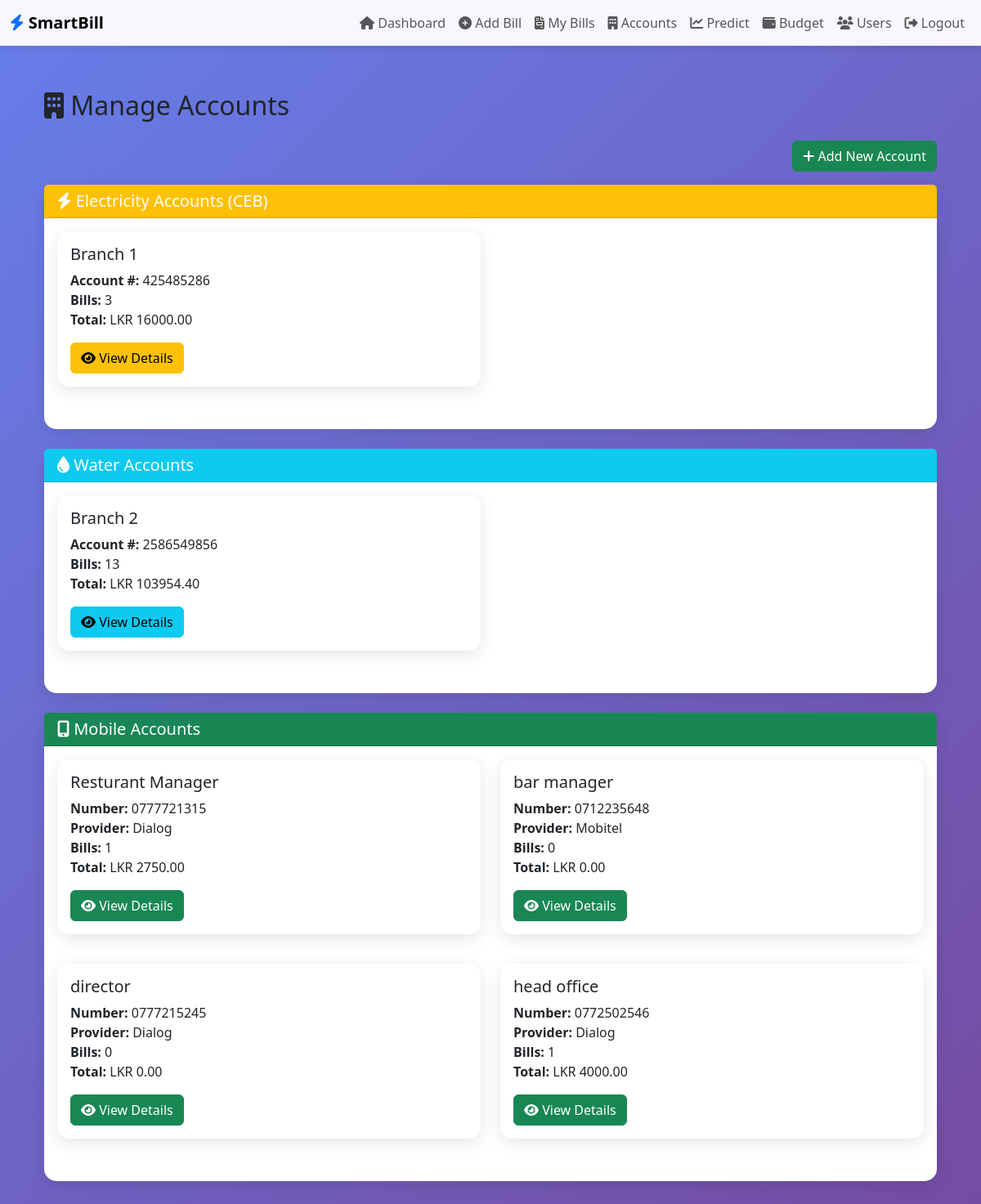
/accounts/ (signed in), run on the app's committed database.
### bills/models.py (models this page shows, shortened)
class UtilityAccount(models.Model):
    UTILITY_TYPES = [
        ('electricity', 'Electricity'),
        ('water', 'Water'),
        ('mobile', 'Mobile'),
    ]
    user = models.ForeignKey(User, on_delete=models.CASCADE)
    utility_type = models.CharField(max_length=20, choices=UTILITY_TYPES)
    account_number = models.CharField(max_length=100)
    account_name = models.CharField(max_length=200, help_text="e.g., Head Office, Restaurant, Pool")
    provider = models.CharField(max_length=100, blank=True, help_text="For mobile: Dialog, Mobitel, etc.")
    is_active = models.BooleanField(default=True)
    created_at = models.DateTimeField(auto_now_add=True)
    class Meta:
        ordering = ['utility_type', 'account_name']
        unique_together = ['user', 'utility_type', 'account_number']
    def get_bill_count(self):
        return self.bills.count()
    def get_total_amount(self):
        from django.db.models import Sum
        return self.bills.aggregate(total=Sum('bill_amount'))['total'] or 0

### bills/views.py (the view)
# urls.py: path('accounts/', views.manage_accounts, name='manage_accounts'),
@login_required
def manage_accounts(request):
    electricity_accounts = UtilityAccount.objects.filter(
        utility_type='electricity',
        is_active=True
    )
    water_accounts = UtilityAccount.objects.filter(
        utility_type='water',
        is_active=True
    )
    mobile_accounts = UtilityAccount.objects.filter(
        utility_type='mobile',
        is_active=True
    )
    context = {
        'electricity_accounts': electricity_accounts,
        'water_accounts': water_accounts,
        'mobile_accounts': mobile_accounts,
    }
    return render(request, 'bills/manage_accounts.html', context)

### bills/templates/bills/manage_accounts.html
{% extends 'bills/base.html' %}
{% block content %}
<div class="container-fluid mt-4">
    <h2 class="mb-4"><i class="fas fa-building"></i> Manage Accounts</h2>
    <div class="text-end mb-3">
        <a href="{% url 'add_account' %}" class="btn btn-success">
            <i class="fas fa-plus"></i> Add New Account
        </a>
    </div>
    <div class="card mb-4">
        <div class="card-header bg-warning text-white">
            <h5 class="mb-0"><i class="fas fa-bolt"></i> Electricity Accounts (CEB)</h5>
        </div>
        <div class="card-body">
            {% if electricity_accounts %}
            <div class="row">
                {% for account in electricity_accounts %}
                <div class="col-md-6 mb-3">
                    <div class="card border-warning">
                        <div class="card-body">
                            <h5 class="card-title">{{ account.account_name }}</h5>
                            <p class="card-text">
                                <strong>Account #:</strong> {{ account.account_number }}<br>
                                <strong>Bills:</strong> {{ account.get_bill_count }}<br>
                                <strong>Total:</strong> LKR {{ account.get_total_amount|floatformat:2 }}
                            </p>
                            <a href="{% url 'account_detail' account.id %}" class="btn btn-warning">
                                <i class="fas fa-eye"></i> View Details
                            </a>
                        </div>
                    </div>
                </div>
                {% endfor %}
            </div>
            {% else %}
            <p class="text-muted">No electricity accounts yet. <a href="{% url 'add_account' %}">Add one</a></p>
            {% endif %}
        </div>
    </div>
    <div class="card mb-4">
        <div class="card-header bg-info text-white">
            <h5 class="mb-0"><i class="fas fa-tint"></i> Water Accounts</h5>
        </div>
        <div class="card-body">
            {% if water_accounts %}
            <div class="row">
                {% for account in water_accounts %}
                <div class="col-md-6 mb-3">
                    <div class="card border-info">
                        <div class="card-body">
                            <h5 class="card-title">{{ account.account_name }}</h5>
                            <p class="card-text">
                                <strong>Account #:</strong> {{ account.account_number }}<br>
                                <strong>Bills:</strong> {{ account.get_bill_count }}<br>
                                <strong>Total:</strong> LKR {{ account.get_total_amount|floatformat:2 }}
                            </p>
                            <a href="{% url 'account_detail' account.id %}" class="btn btn-info">
                                <i class="fas fa-eye"></i> View Details
                            </a>
                        </div>
                    </div>
                </div>
                {% endfor %}
            </div>
            {% else %}
            <p class="text-muted">No water accounts yet. <a href="{% url 'add_account' %}">Add one</a></p>
            {% endif %}
        </div>
    </div>
    <div class="card mb-4">
        <div class="card-header bg-success text-white">
            <h5 class="mb-0"><i class="fas fa-mobile-alt"></i> Mobile Accounts</h5>
        </div>
        <div class="card-body">
            {% if mobile_accounts %}
            <div class="row">
                {% for account in mobile_accounts %}
                <div class="col-md-6 mb-3">
                    <div class="card border-success">
                        <div class="card-body">
                            <h5 class="card-title">{{ account.account_name }}</h5>
                            <p class="card-text">
                                <strong>Number:</strong> {{ account.account_number }}<br>
                                <strong>Provider:</strong> {{ account.provider }}<br>
                                <strong>Bills:</strong> {{ account.get_bill_count }}<br>
                                <strong>Total:</strong> LKR {{ account.get_total_amount|floatformat:2 }}
                            </p>
                            <a href="{% url 'account_detail' account.id %}" class="btn btn-success">
                                <i class="fas fa-eye"></i> View Details
                            </a>
                        </div>
                    </div>
                </div>
                {% endfor %}
            </div>
            {% else %}
            <p class="text-muted">No mobile accounts yet. <a href="{% url 'add_account' %}">Add one</a></p>
            {% endif %}
        </div>
    </div>
</div>
{% endblock %}

### bills/templates/bills/base.html (style rules this page uses)
:root { --primary-color: #2563eb; --secondary-color: #10b981; --danger-color: #ef4444; --warning-color: #f59e0b; }
body { background: linear-gradient(135deg, #667eea 0%, #764ba2 100%); min-height: 100vh; font-family: 'Segoe UI', Tahoma, Geneva, Verdana, sans-serif; }
.card { border: none; border-radius: 15px; box-shadow: 0 5px 20px rgba(0,0,0,0.1); margin-bottom: 20px; }

### data on the page
UtilityAccount: account_name "Branch 1", account_number "425485286", get_bill_count "3", get_total_amount "16000.00"
UtilityAccount: account_name "Branch 2", account_number "2586549856", get_bill_count "13", get_total_amount "103954.40"
UtilityAccount: account_name "Resturant Manager", account_number "0777721315", provider "Dialog", get_bill_count "1", get_total_amount "2750.00"
UtilityAccount: account_name "bar manager", account_number "0712235648", provider "Mobitel", get_bill_count "0", get_total_amount "0.00"
UtilityAccount: account_name "director", account_number "0777215245", provider "Dialog", get_bill_count "0", get_total_amount "0.00"
UtilityAccount: account_name "head office", account_number "0772502546", provider "Dialog", get_bill_count "1", get_total_amount "4000.00"
